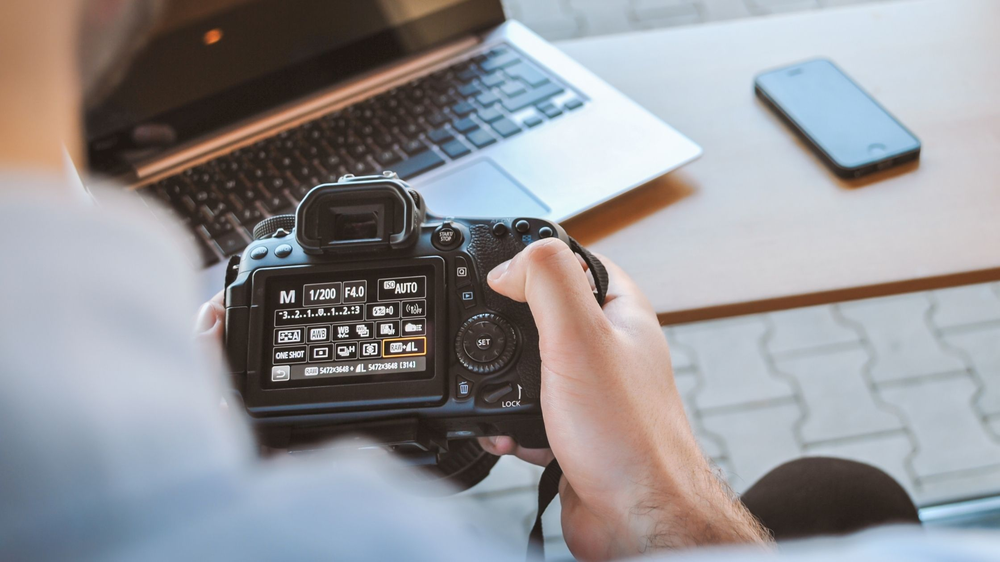
#> input picture ex3/image.png, 1000 x 562 px, shrunk from 2240 x 1260 before the run
$ python ex3.py
#> lines starting #> are read from the running program, lines starting #| are printed output that depends on the picture
import cv2
from PIL import Image
import numpy as np # OpenCV images are numpy arrays

# The path to the image we are testing
image_path = 'image.png'

print("--- 1. Testing with OpenCV ---")

# --- OpenCV Color ---
# Load as a color image (flag = 1)
img_color = cv2.imread(image_path, 1)
#> img_color is the input picture: shape (562, 1000, 3); mean B, G, R 150.3, 146.9, 147.7

if img_color is not None:
    print("\n[OpenCV - Color Image]")
    print(f"Type of object: {type(img_color)}")
#| Type of object: <class 'numpy.ndarray'>
    # Note the order: (height, width, channels)
    print(f"Shape (h, w, c): {img_color.shape}")
#| Shape (h, w, c): (562, 1000, 3)

    # Unpack the shape tuple
    h, w, c = img_color.shape
#> h = 562; w = 1000; c = 3
    print(f"  Height (h): {h} pixels")
#|   Height (h): 562 pixels
    print(f"  Width (w):  {w} pixels")
#|   Width (w):  1000 pixels
    print(f"  Channels (c): {c}")
#|   Channels (c): 3

    # Other properties from your lesson
    print(f"Data Type (dtype): {img_color.dtype}")
#| Data Type (dtype): uint8
    print(f"Total elements (h*w*c): {img_color.size}")
#| Total elements (h*w*c): 1686000
    print(f"Min pixel value: {img_color.min()}")
#| Min pixel value: 1
    print(f"Max pixel value: {img_color.max()}")
#| Max pixel value: 255
else:
    print(f"Error: OpenCV could not load color image at {image_path}")

# --- OpenCV Grayscale ---
# Load as a grayscale image (flag = 0)
img_gray = cv2.imread(image_path, 0)
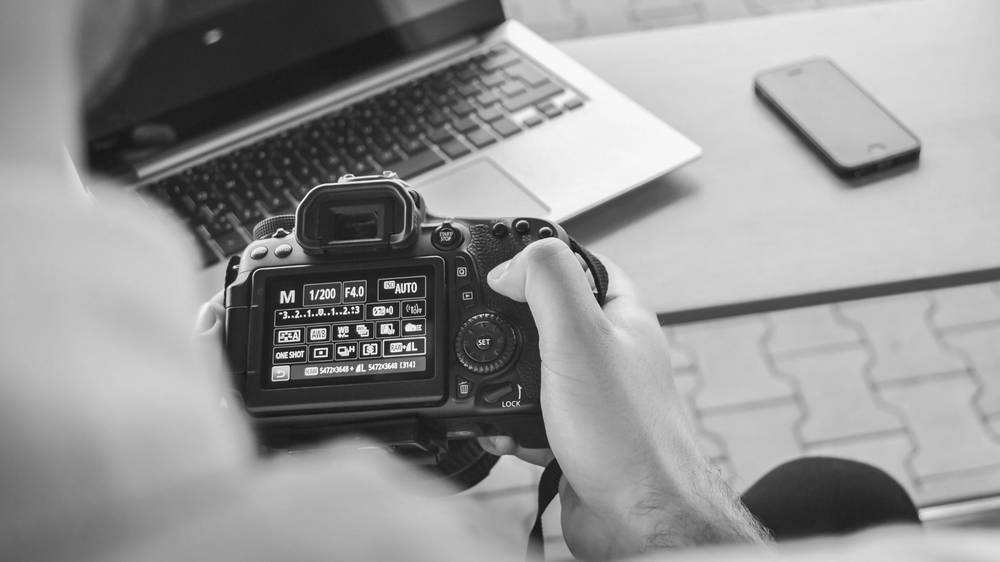
#> img_gray: shape (562, 1000); min 15, max 255, mean 147.1

if img_gray is not None:
    print("\n[OpenCV - Grayscale Image]")
    # Note the order: (height, width)
    print(f"Shape (h, w): {img_gray.shape}")
#| Shape (h, w): (562, 1000)

    # Unpack the shape tuple
    h_g, w_g = img_gray.shape
#> h_g = 562; w_g = 1000
    print(f"  Height (h): {h_g} pixels")
#|   Height (h): 562 pixels
    print(f"  Width (w):  {w_g} pixels")
#|   Width (w):  1000 pixels
    print(f"Total elements (h*w): {img_gray.size}")
#| Total elements (h*w): 562000
else:
    print(f"Error: OpenCV could not load grayscale image at {image_path}")

print("\n--- 2. Testing with Pillow (PIL) ---")

# --- Pillow (PIL) ---
try:
    img_pil = Image.open(image_path)

    print("\n[Pillow (PIL) Image]")
    print(f"Type of object: {type(img_pil)}")
#| Type of object: <class 'PIL.PngImagePlugin.PngImageFile'>
    # Note the order: (width, height)
    print(f"Size (w, h): {img_pil.size}")
#| Size (w, h): (1000, 562)

    # Unpack the .size tuple
    w_p, h_p = img_pil.size
#> w_p = 1000; h_p = 562
    print(f"  Width (w):  {w_p} pixels")
#|   Width (w):  1000 pixels
    print(f"  Height (h): {h_p} pixels")
#|   Height (h): 562 pixels

    # You can also get them directly
    print(f"  Width (from .width):  {img_pil.width} pixels")
#|   Width (from .width):  1000 pixels
    print(f"  Height (from .height): {img_pil.height} pixels")
#|   Height (from .height): 562 pixels

    # Other properties
    print(f"Image Format: {img_pil.format}")
#| Image Format: PNG
    print(f"Image Mode: {img_pil.mode}") # e.g., RGB, RGBA, L
#| Image Mode: RGB

except FileNotFoundError:
    print(f"\nError: PIL could not find image at {image_path}")
